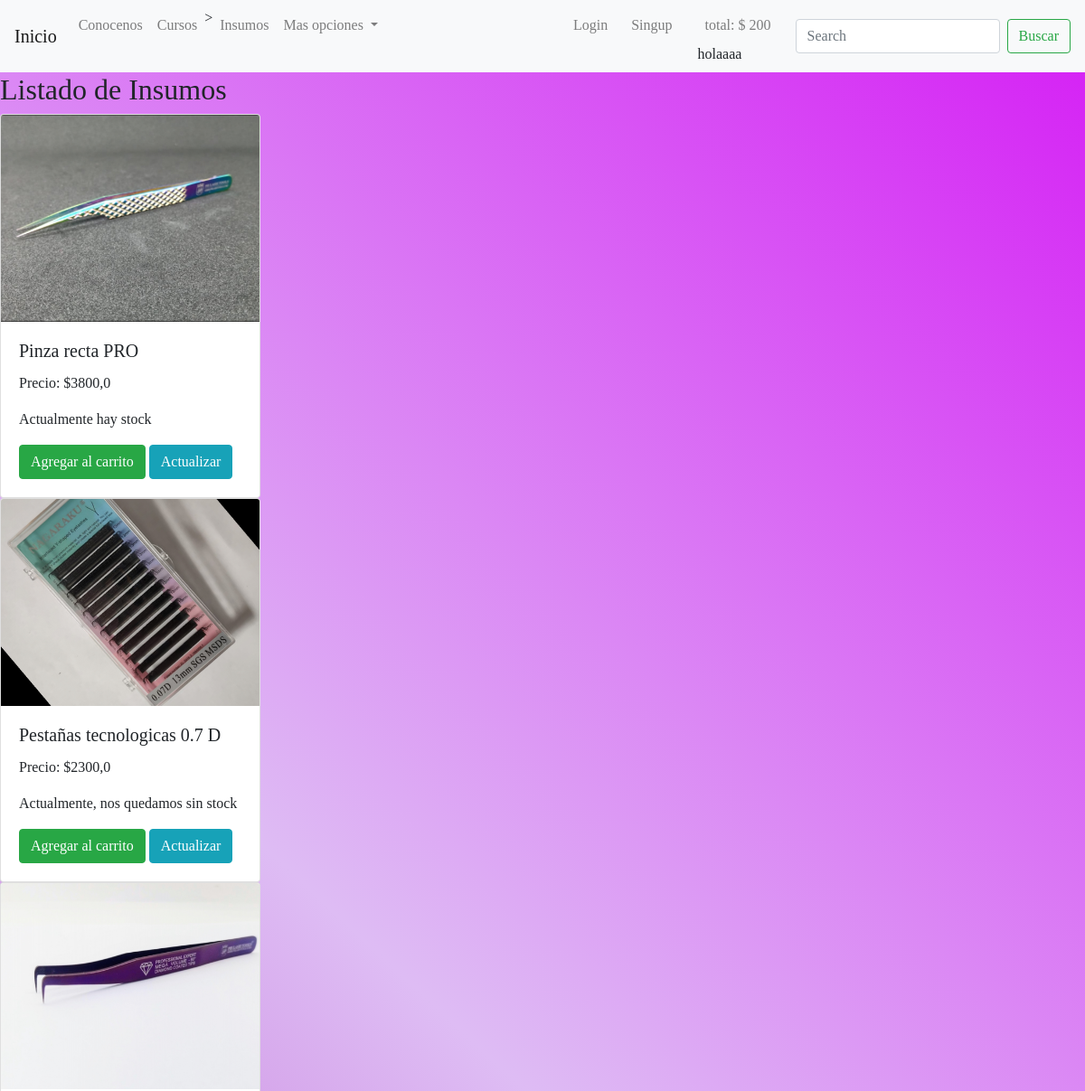
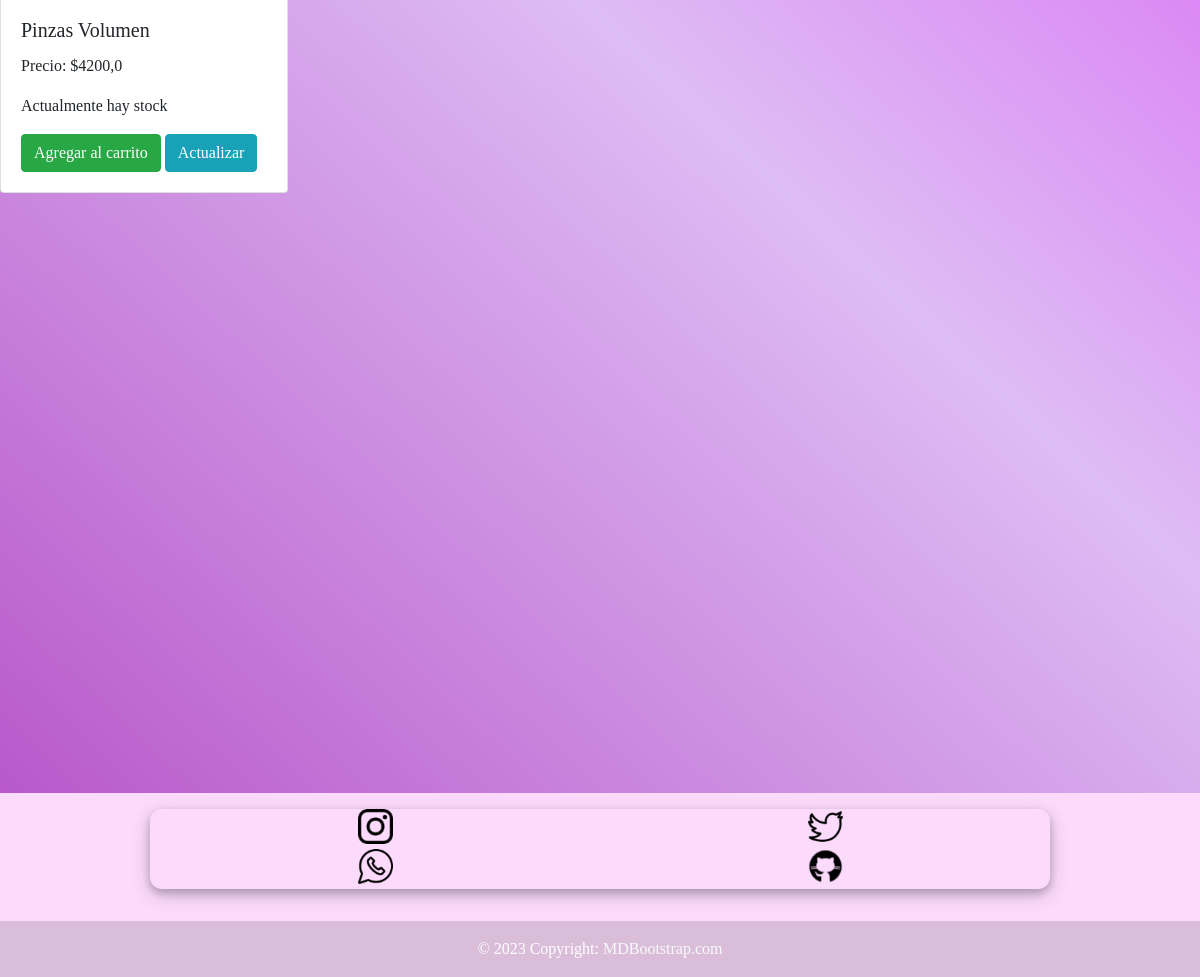
The app's page /supplies/list-supplies/ with its own data (2 pictures, top to bottom).
### supplies/models.py (models this page shows, shortened)
class Supplies(models.Model):
    name = models.CharField(max_length=100)
    price = models.FloatField()
    stock = models.BooleanField(default=True)
    supplie_image = models.ImageField(upload_to='Supplies_images',blank=True, null=True)

### supplies/views.py (the view)
# urls.py: path('list-supplies/', list_supplies),
def list_supplies(request):
    if 'search' in request.GET:
        search = request.GET['search']
        supplies = Supplies.objects.filter(name__icontains=search)
    else:
        supplies = Supplies.objects.all()
    context = {
        'supplies':supplies,
    }
    return render(request, 'supplies/list_supplies.html', context=context)

### shoppingcart/context_processor.py (called while the page is built)
def total_trolley(request):
    total=200
    if 'trolley' in request.session:
        for key,value in request.session['trolley'].items():
            total= total +(float(value['price'])* value['amount'])
    return{'total_trolley': total}

### templates/supplies/list_supplies.html (shortened to what this page needs)
{% extends 'base.html' %}
{% block content %}
    <h2> Listado de Insumos</h2>
                {% for supplie in supplies %}
                <div class="card" style="width: 18rem;">
                    <img src={{supplie.supplie_image.url}} class="card-img-top">
                    <div class="card-body">
                    <h5 class="card-title">{{supplie.name}}</h5>
                    <p class="card-text">Precio: ${{supplie.price}}</p>
                    {% if supplie.stock == True %}
                        <p>Actualmente hay stock</p>
                    {% else %}
                        <p>Actualmente, nos quedamos sin stock</p>
                    {% endif %}
                    <a href="#" class="btn btn-success">Agregar al carrito</a>
                    <a href="/supplies/update-supplies/{{supplie.id}}/" class="btn btn-info">Actualizar</a>
                    </div>
                </div>
                 {% endfor %}
{% endblock %}

### templates/base.html (style rules this page uses)
* { box-sizing: border-box; padding: 0; margin: 0; }
body { font-family: 'Playfair Display', serif; display: grid; background-color: #491bd4; background-image: linear-gradient(43deg, #b34bc5 0%, #debcf4 46%, #d51df5 100%); align-content: center; min-height: 100vh; }
body { background-color: rgb(90, 33, 98); }

### records on screen
Supplies: supplie_image (picture), name "Pinza recta PRO", price "3800,0", stock "Actualmente hay stock"
Supplies: supplie_image (picture), name "Pestañas tecnologicas 0.7 D", price "2300,0", stock "Actualmente, nos quedamos sin stock"
Supplies: supplie_image (picture), name "Pinzas Volumen", price "4200,0", stock "Actualmente hay stock"

### other values on screen
{{ total_trolley }} "200"
